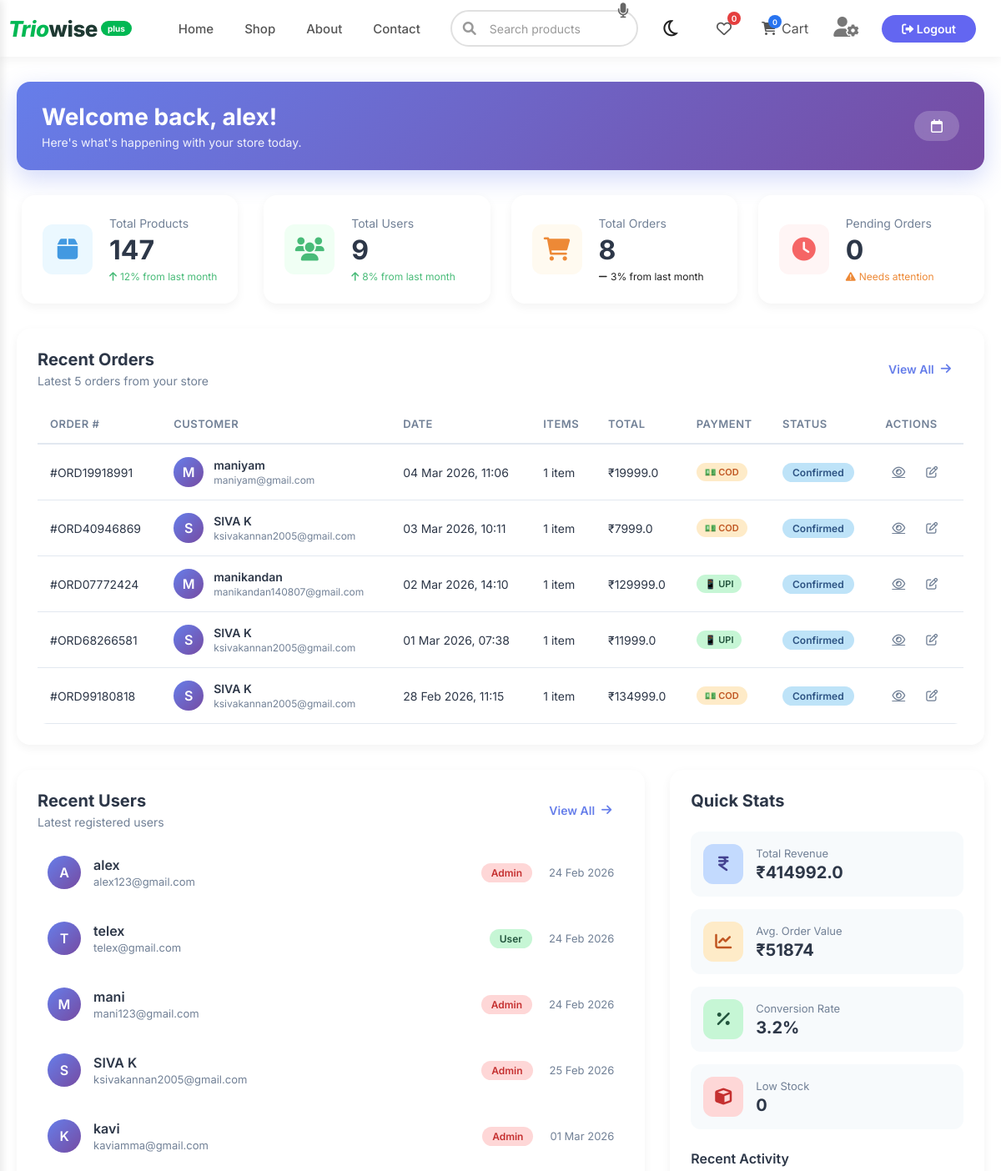
The app's page /admin/dashboard (signed in, upper part), older data.
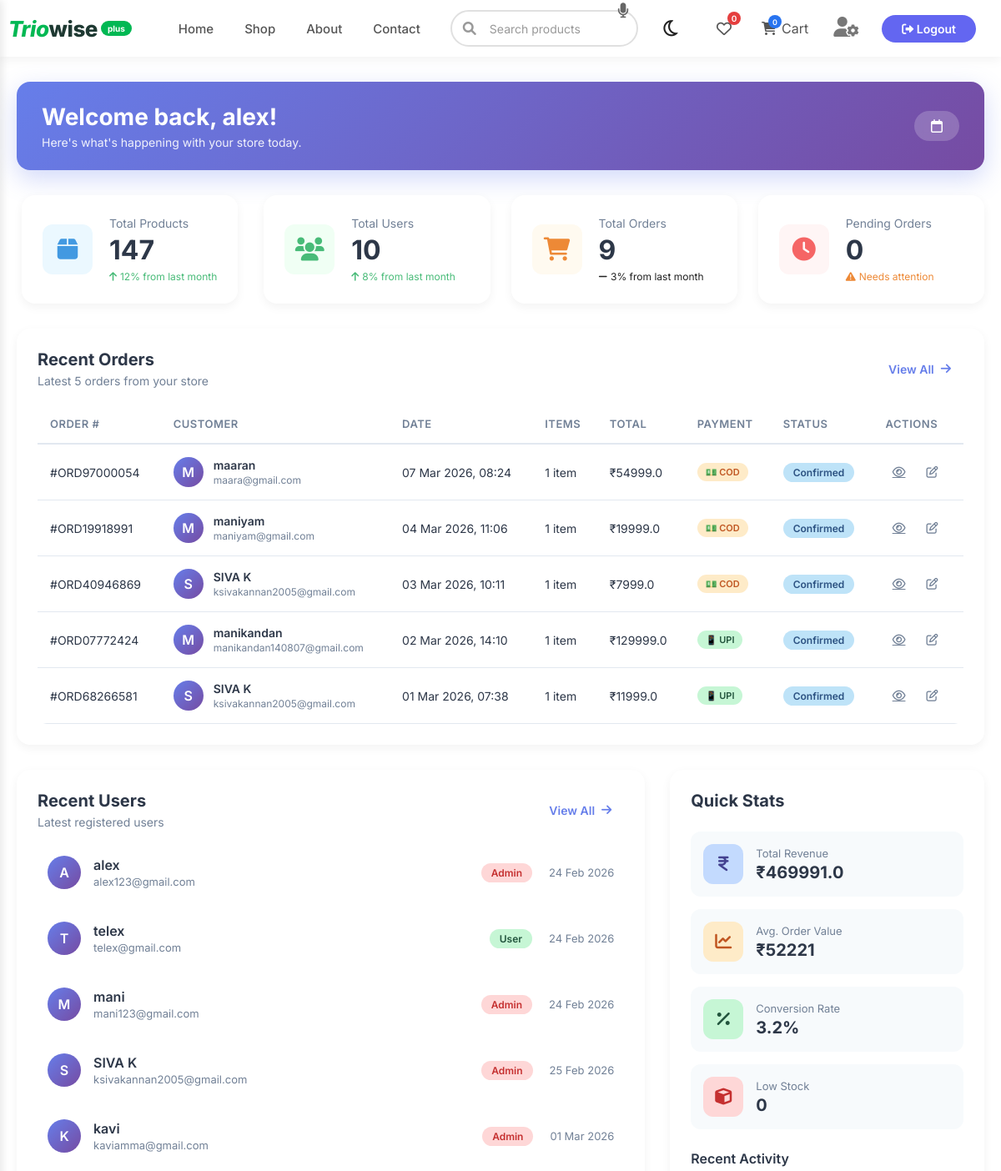
The same page, newer data.
### models.py (models this page shows, shortened)
class Order(db.Model):
    id = db.Column(db.Integer, primary_key=True)
    order_number = db.Column(db.String(20), unique=True, nullable=False)
    user_id = db.Column(db.Integer, db.ForeignKey('user.id'), nullable=False)
    customer_name = db.Column(db.String(100), nullable=False)
    customer_email = db.Column(db.String(120), nullable=False)
    customer_phone = db.Column(db.String(20))
    address = db.Column(db.Text, nullable=False)
    city = db.Column(db.String(100))
    state = db.Column(db.String(100))
    pincode = db.Column(db.String(10))
    payment_method = db.Column(db.String(50))
    subtotal = db.Column(db.Float, default=0)
    shipping = db.Column(db.Float, default=0)
    total = db.Column(db.Float, default=0)
    status = db.Column(db.String(20), default='pending')
    created_at = db.Column(db.DateTime, default=datetime.utcnow)
    items = db.relationship('OrderItem', backref='order', lazy=True, cascade='all, delete-orphan')

class User(UserMixin, db.Model):
    id = db.Column(db.Integer, primary_key=True)
    name = db.Column(db.String(100), nullable=False)
    email = db.Column(db.String(120), unique=True, nullable=False)
    password_hash = db.Column(db.String(200), nullable=False)
    role = db.Column(db.String(20), nullable=False, default='user')
    created_at = db.Column(db.DateTime, default=datetime.utcnow)
    orders = db.relationship('Order', backref='customer', lazy=True)

### app.py (the view)
@app.route('/admin/dashboard')
@login_required
@admin_required
def admin_dashboard():
    orders = Order.query.order_by(Order.created_at.desc()).all()
    users = User.query.all()
    products = Product.query.all()
    return render_template('admin/dashboard.html', orders=orders, users=users, products=products)

### app.py (called while the page is built)
@login_manager.user_loader
def load_user(user_id):
    return User.query.get(int(user_id))

@app.context_processor
def inject_now():
    from datetime import datetime
    return {'now': datetime.now()}

def admin_required(f):
    @wraps(f)
    def decorated_function(*args, **kwargs):
        if not current_user.is_authenticated or current_user.role != 'admin':
            flash('You need admin privileges to access this page.', 'danger')
            return redirect(url_for('home'))
        return f(*args, **kwargs)
    return decorated_function

@app.context_processor
def inject_now():
    from datetime import datetime
    return {'now': datetime.now()}

### templates/admin/dashboard.html (shortened to what the changed rows need)
{% extends "base.html" %}
{% block content %}
<div class="dashboard">
    <div class="dashboard-header">
        <div>
            <h1>Welcome back, {{ current_user.name }}!</h1>
            <p class="dashboard-subtitle">Here's what's happening with your store today.</p>
        </div>
    </div>
    <div class="stats-grid">
        <div class="stat-card users">
            <div class="stat-content">
                <span class="stat-label">Total Users</span>
                <div class="stat-value">{{ users|length }}</div>
                <div class="stat-trend positive">
                    <i class="fa-solid fa-arrow-up"></i> 8% from last month
                </div>
            </div>
        </div>
        <div class="stat-card orders">
            <div class="stat-content">
                <span class="stat-label">Total Orders</span>
                <div class="stat-value">{{ orders|length }}</div>
                <div class="stat-trend">
                    <i class="fa-solid fa-minus"></i> 3% from last month
                </div>
            </div>
        </div>
    </div>
    <div class="dashboard-section">
        <div class="section-header">
            <div>
                <h2>Recent Orders</h2>
            </div>
        </div>
        <div class="table-container">
            <table class="data-table">
                <thead>
                    <tr>
                        <th>Order #</th>
                        <th>Customer</th>
                        <th>Date</th>
                        <th>Items</th>
                        <th>Total</th>
                        <th>Payment</th>
                        <th>Status</th>
                        <th>Actions</th>
                    </tr>
                </thead>
                <tbody>
                    {% for order in orders[:5] %}
                    <tr>
                        <td class="order-number">#{{ order.order_number }}</td>
                        <td>
                            <div class="customer-cell">
                                <div class="customer-avatar">
                                    {{ order.customer_name[0]|upper }}
                                </div>
                                <div>
                                    <div class="customer-name">{{ order.customer_name }}</div>
                                    <div class="customer-email">{{ order.customer_email }}</div>
                                </div>
                            </div>
                        </td>
                        <td>{{ order.created_at.strftime('%d %b %Y, %H:%M') }}</td>
                        <td>
                            <div class="items-count">
                                {{ order.items|length }} item{{ 's' if order.items|length != 1 else '' }}
                            </div>
                        </td>
                        <td class="order-total">₹{{ order.total }}</td>
                        <td>
                            <span class="payment-badge {{ order.payment_method }}">
                                {% if order.payment_method == 'cod' %}
                                    💵 COD
                                {% elif order.payment_method == 'credit' %}
                                    💳 Credit
                                {% elif order.payment_method == 'upi' %}
                                    📱 UPI
                                {% endif %}
                            </span>
                        </td>
                        <td>
                            <span class="status-badge {{ order.status }}">
                                {{ order.status|title }}
                            </span>
                        </td>
                        <td>
                            <div class="action-buttons">
                                <a href="{{ url_for('order_confirmed', order_id=order.id) }}" class="action-btn view" title="View Order">
                                    <i class="fa-regular fa-eye"></i>
                                </a>
                                <button class="action-btn edit" onclick="editOrder({{ order.id }})" title="Edit Order">
                                    <i class="fa-regular fa-pen-to-square"></i>
                                </button>
                            </div>
                        </td>
                    </tr>
                    {% endfor %}
                </tbody>
            </table>
        </div>
    </div>
    <div class="dashboard-grid">
        <div class="dashboard-section">
            <div class="section-header">
                <div>
                    <h2>Recent Users</h2>
                </div>
            </div>
            <div class="users-list">
                {% for user in users[:5] %}
                <div class="user-row">
                    <div class="user-avatar">
                        {{ user.name[0]|upper }}
                    </div>
                    <div class="user-details">
                        <div class="user-name">{{ user.name }}</div>
                        <div class="user-email">{{ user.email }}</div>
                    </div>
                    <div class="user-role">
                        <span class="role-badge {{ user.role }}">
                            {{ user.role|title }}
                        </span>
                    </div>
                    <div class="user-joined">
                        {{ user.created_at.strftime('%d %b %Y') if user.created_at else 'N/A' }}
                    </div>
                </div>
                {% endfor %}
            </div>
        </div>
        <div class="dashboard-section">
            <div class="section-header">
                <h2>Quick Stats</h2>
            </div>
            <div class="quick-stats">
                <div class="quick-stat-item">
                    <div class="quick-stat-content">
                        <span class="quick-stat-label">Total Revenue</span>
                        <span class="quick-stat-value">₹{{ orders|sum(attribute='total') }}</span>
                    </div>
                </div>
                <div class="quick-stat-item">
                    <div class="quick-stat-content">
                        <span class="quick-stat-label">Avg. Order Value</span>
                        <span class="quick-stat-value">₹{{ (orders|sum(attribute='total') / orders|length)|round|int if orders else 0 }}</span>
                    </div>
                </div>
            </div>
        </div>
    </div>
</div>
{% endblock %}

Row changes from the older to the newer data that the page shows:
no longer on this page (row unchanged): Order: order_number "ORD99180818", customer_name "S", customer_name "SIVA K", customer_email "ksivakannan2005@gmail.com", created_at "28 Feb 2026, 11:15", items|length "1", total "134999.0", payment_method "💵 COD", status "Confirmed"
added Order: order_number "ORD97000054", customer_name "M", customer_name "maaran", customer_email "maara@gmail.com", created_at "07 Mar 2026, 08:24", items|length "1", total "54999.0", payment_method "💵 COD", status "Confirmed"
Text that changed along with them:
{{ users|length }}: "9" → "10"
{{ orders|length }}: "8" → "9"
{{ orders|sum(attribute='total') }}: "414992.0" → "469991.0"
text no longer shown: "51874"
text now shown: "52221"
